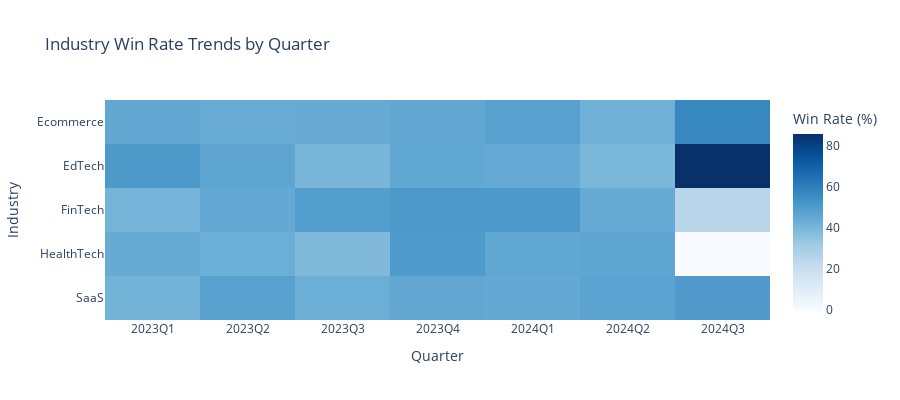

The code cell stored with this chart in its notebook:
### Markdown cell above
### Insight 2: Industry Win Rate Divergence

Industry performance is not uniform—FinTech is trending up, while EdTech is struggling. Visualizing these trends helps prioritize go-to-market focus.

### Code cell
# Heatmap: Industry vs. Quarter Win Rate Trends
industry_quarter = df.groupby(['industry', 'quarter']).agg(
    win_rate = ('outcome', lambda x: (x=='Won').mean()*100),
    deal_count = ('deal_id', 'count')
).reset_index()

# Convert Period columns to string for plotting
industry_quarter['quarter_str'] = industry_quarter['quarter'].astype(str)
heatmap_data = industry_quarter.pivot(index='industry', columns='quarter_str', values='win_rate')

fig5 = px.imshow(
    heatmap_data,
    color_continuous_scale='Blues',
    aspect='auto',
    labels=dict(x='Quarter', y='Industry', color='Win Rate (%)'),
    title='Industry Win Rate Trends by Quarter'
)
fig5.update_layout(template='plotly_white', height=400)
fig5.show()

### Figure 1 — Plotly figure (JSON) as saved in the notebook; plotly's stock layout.template omitted (floating-point values rounded to 4 significant figures)
{"data": [{"coloraxis": "coloraxis", "hovertemplate": "Quarter: %{x}<br>Industry: %{y}<br>Win Rate (%): %{z}<extra></extra>", "name": "0", "type": "heatmap", "x": ["2023Q1", "2023Q2", "2023Q3", "2023Q4", "2024Q1", "2024Q2", "2024Q3"], "xaxis": "x", "y": ["Ecommerce", "EdTech", "FinTech", "HealthTech", "SaaS"], "yaxis": "y", "z": [[45.45, 43.75, 43.89, 45.41, 47.83, 41.88, 57.14], [50.72, 46.28, 39.7, 45.69, 44.33, 39.53, 85.71], [40.68, 44.94, 48.94, 51.05, 50.79, 44.09, 25.0], [43.84, 42.93, 38.5, 50.23, 45.64, 46.15, 0.0], [40.98, 47.75, 42.99, 45.37, 44.85, 47.01, 50.0]]}], "layout": {"coloraxis": {"colorbar": {"title": {"text": "Win Rate (%)"}}, "colorscale": [[0, "rgb(247,251,255)"], [0.125, "rgb(222,235,247)"], [0.25, "rgb(198,219,239)"], [0.375, "rgb(158,202,225)"], [0.5, "rgb(107,174,214)"], [0.625, "rgb(66,146,198)"], [0.75, "rgb(33,113,181)"], [0.875, "rgb(8,81,156)"], [1, "rgb(8,48,107)"]]}, "height": 400, "title": {"text": "Industry Win Rate Trends by Quarter"}, "xaxis": {"anchor": "y", "domain": [0, 1], "title": {"text": "Quarter"}}, "yaxis": {"anchor": "x", "autorange": "reversed", "domain": [0, 1], "title": {"text": "Industry"}}}}
